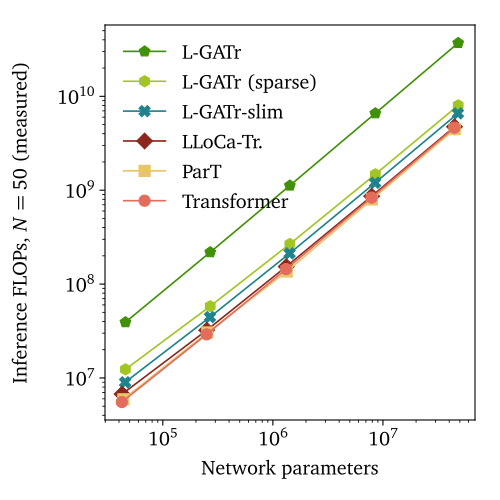

This chart was generated by the following Python code:
from matplotlib.backends.backend_pdf import PdfPages

from scaling.metrics import load_data, merge_data, plot_metric_scatter

ARCHS = ["tr", "part", "slim", "lloca", "lgatr", "lgatr-sparse"]
SIZES = [-2.0, -1.0, 0.0, 1.0, 2.0]


def main():
    basics = load_data("cost_estimate/basics.json")
    energy = load_data("cost_estimate/energy_model.json")
    for entry in energy.values():
        for arch in entry.values():
            arch["energy"] *= 1e-12
    cpu = merge_data(load_data("cost_estimate/inference_cpu.json"), basics)
    gpu = merge_data(load_data("cost_estimate/inference_gpu.json"), basics)
    train = merge_data(load_data("cost_estimate/train_gpu_bs512.json"), basics)
    # energy_model also has a "flops" key (estimated); keep it last so it wins
    # over the measured "flops" in basics, while "params" survives from basics.
    basics_energy = merge_data(basics, energy)

    pages = [
        (basics, "params", "flops", "Inference FLOPs, $N=50$ (measured)", False),
        (basics_energy, "params", "flops", "Inference FLOPs, $N=50$ (estimated)", False),
        (cpu, "params", "mean", "CPU inference time [ms], $N=50$", True),
        (gpu, "params", "mean", "GPU inference time [ms], BS$=512$", True),
        (cpu, "params", "memory_rss", "CPU memory usage [GB], $N=50$", False),
        (gpu, "params", "memory_alloc", "GPU memory usage [GB], BS$=512$", False),
        (basics_energy, "params", "energy", "Energy [J], $N=50$", False),
        (train, "params", "mean", "Training time [ms], BS$=512$", True),
        (train, "params", "memory_alloc", "Training memory usage [GB], BS$=512$", True),
    ]

    with PdfPages("scaling/cost.pdf") as pdf:
        for data, x_key, y_key, ylabel, yerr in pages:
            plot_metric_scatter(
                pdf,
                data,
                SIZES,
                xlabel="Network parameters",
                ylabel=ylabel,
                archs=ARCHS,
                x_key=x_key,
                y_key=y_key,
                yerr=yerr,
                xscale="log",
                yscale="log",
            )


if __name__ == "__main__":
    main()
